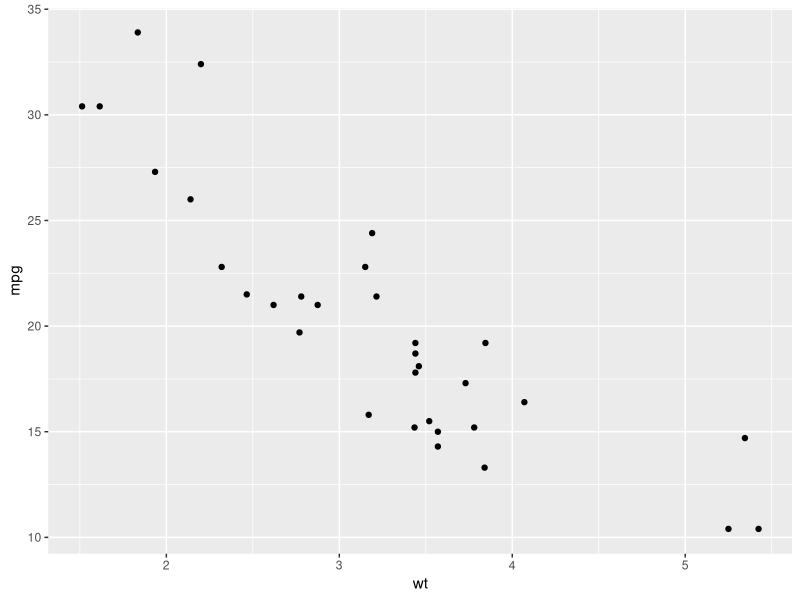
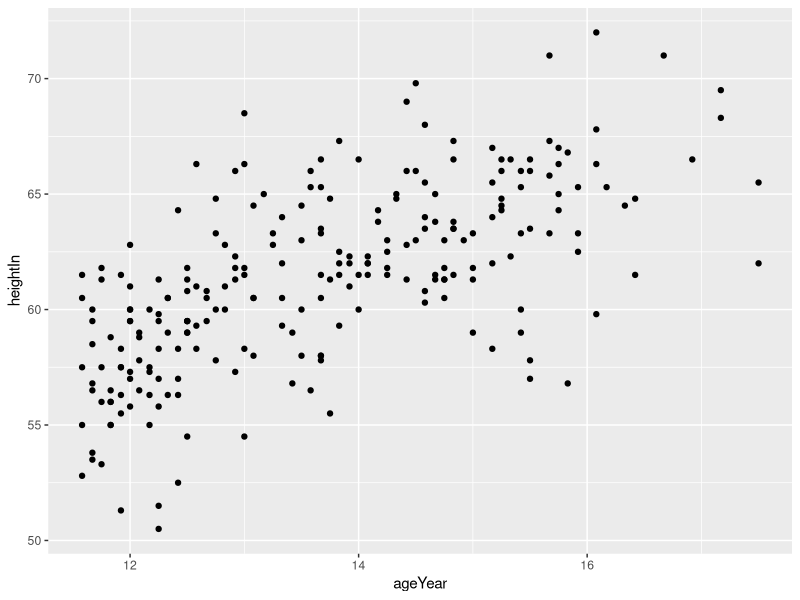
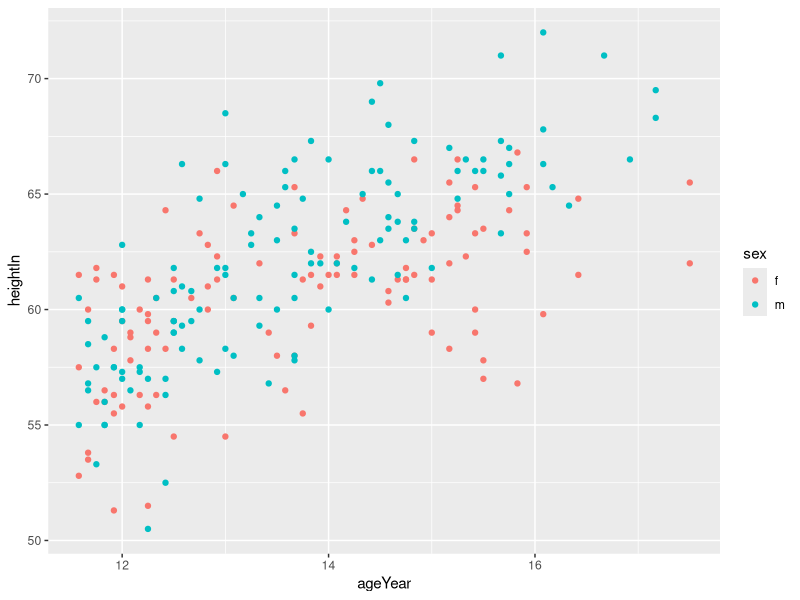
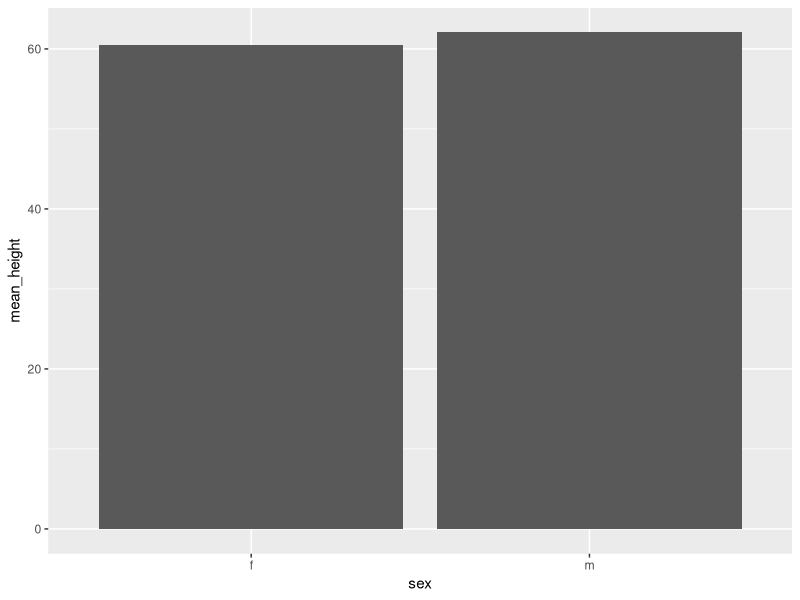
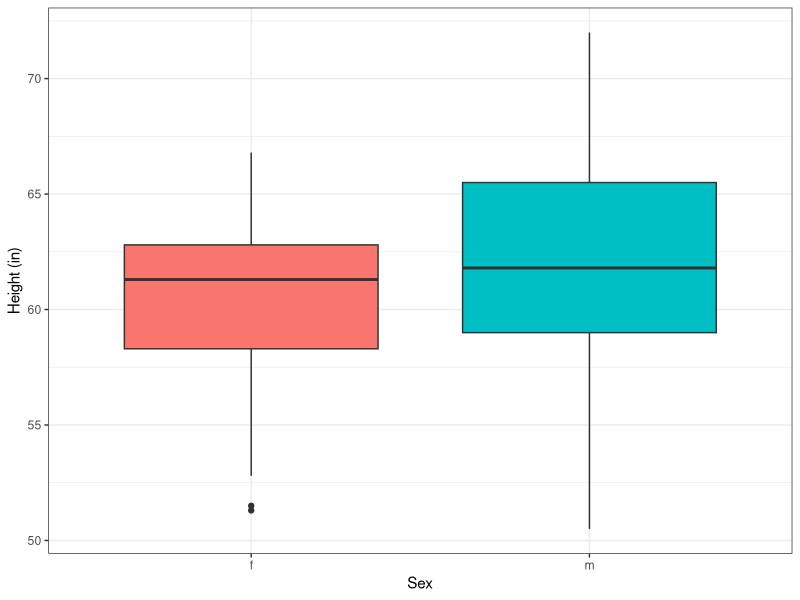

Source code (R) for these figures, in order:
## ---- chunk 1
#| echo: false
library(tidyverse)
library(skimr)
library(here)
## ---- chunk 2
ggplot(mtcars,aes(x = wt,y = mpg)) +
    geom_point()
## ---- chunk 3
df.heightweight <- read_csv(here('_data','heightweight.csv'))
df.heightweight

ggplot(df.heightweight,aes(x = ageYear,y = heightIn)) + 
  geom_point()
## ---- chunk 4
ggplot(df.heightweight,aes(x = ageYear,y = heightIn,colour = sex)) +  
  geom_point()
## ---- chunk 5
by_sex <- df.heightweight |> 
	group_by(sex) |> 
	summarise(mean_height=mean(heightIn))

ggplot(by_sex) +
  geom_col(aes(x=sex,y=mean_height))
## ---- chunk 6
ggplot(df.heightweight) +                          # specify the data set
  geom_boxplot(aes(x=sex,y=heightIn,fill=sex)) +   # setup a box plot with aesthetic mappings
  theme_bw() +                                     # use a different theme
  labs(x='Sex',y='Height (in)') +                  # add labels to x and y axes
  theme(legend.position='none')                    # remove the legend
